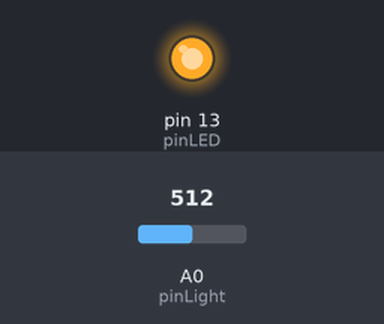
Recording of a sketch running on a simulated Arduino Uno, built with avr-gcc and run on an emulated ATmega328P. Shown: output pins drawn as LEDs (lit = HIGH). The test bench sets the inputs (shaded band); at power-on: A0 (pinLight) = 512.

Above: at 1.2 s.
1.3 s: A0 (pinLight) set to 162
2.8 s: A0 (pinLight) set to 142
At 4.0 s:
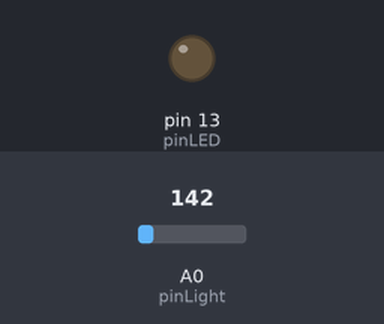
4.3 s: A0 (pinLight) set to 306
At 5.5 s:
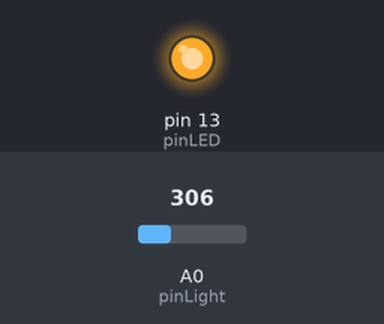
5.8 s: A0 (pinLight) set to 122
At 6.6 s:
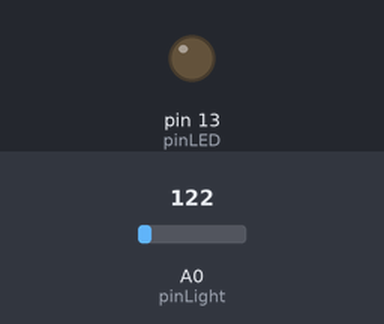
Timing chart, 0 to 8.3 s (numbered marks = the images above; inputs shaded):
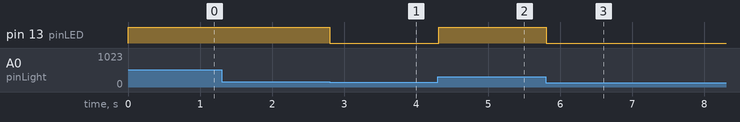

The sketch:

L8_Light_Control_Buzzer.ino
```cpp
// (licence header left out)
#define LIGHT_COMP       150


const int pinLED   = 13;                        // pin define of LED
const int pinLight = A0;                        // pin define of Light Sensor


void setup()
{
    pinMode(pinLED, OUTPUT);
    pinMode(pinLight, INPUT);
}

void loop()
{
    int value = analogRead(pinLight);

    if(value > LIGHT_COMP)
    {
        digitalWrite(pinLED, HIGH);
    }
    else
    {
        digitalWrite(pinLED, LOW);
    }

    delay(10);
}
```

Measured:
- the behaviour switches between 151 and 150 on A0 (pinLight) (found by bisection; images 0 and 1)
- after the input at 1.3 s, every drawn part: stays the same
- after the input at 2.8 s, pin 13 (pinLED): HIGH → LOW at once
- after the input at 4.3 s, pin 13 (pinLED): LOW → HIGH at once
- after the input at 5.8 s, pin 13 (pinLED): HIGH → LOW at once
